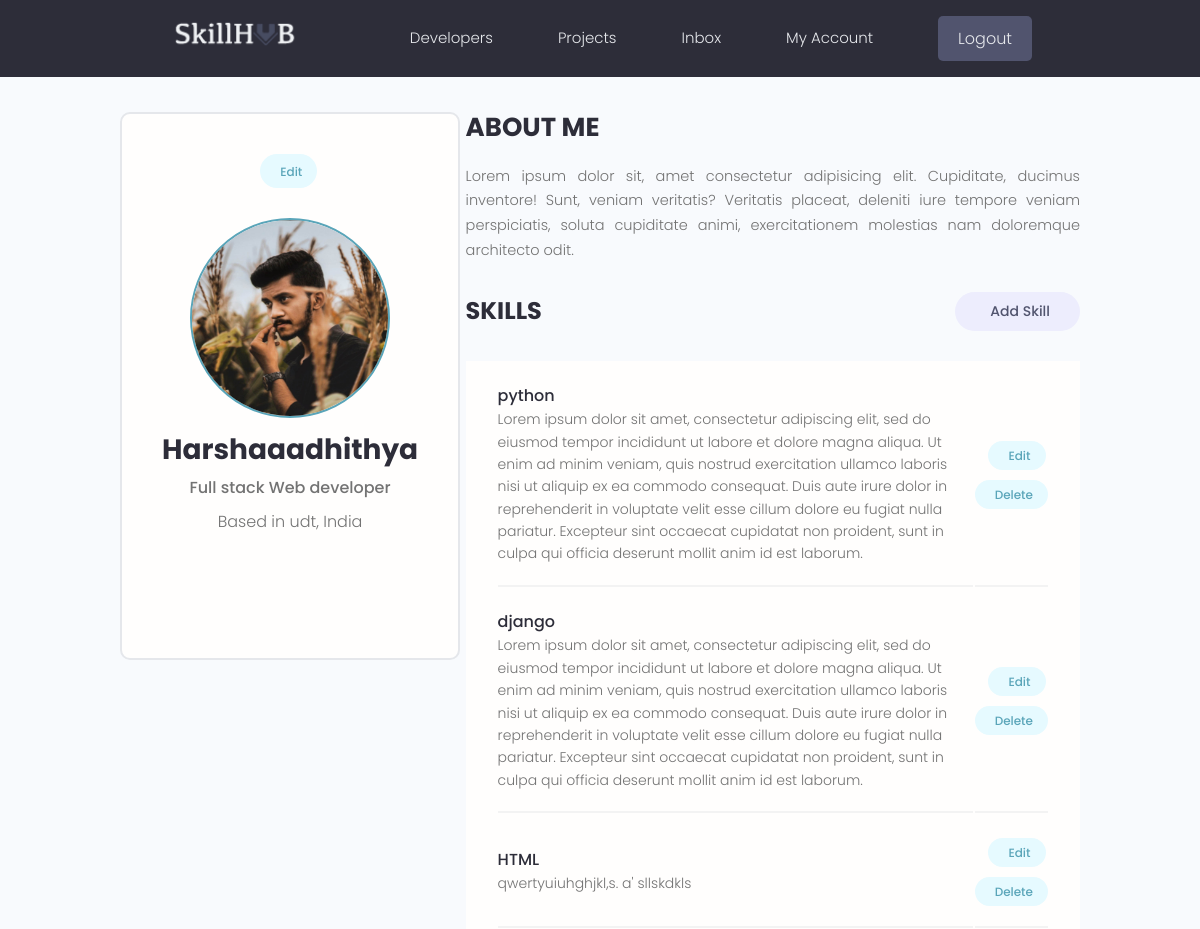
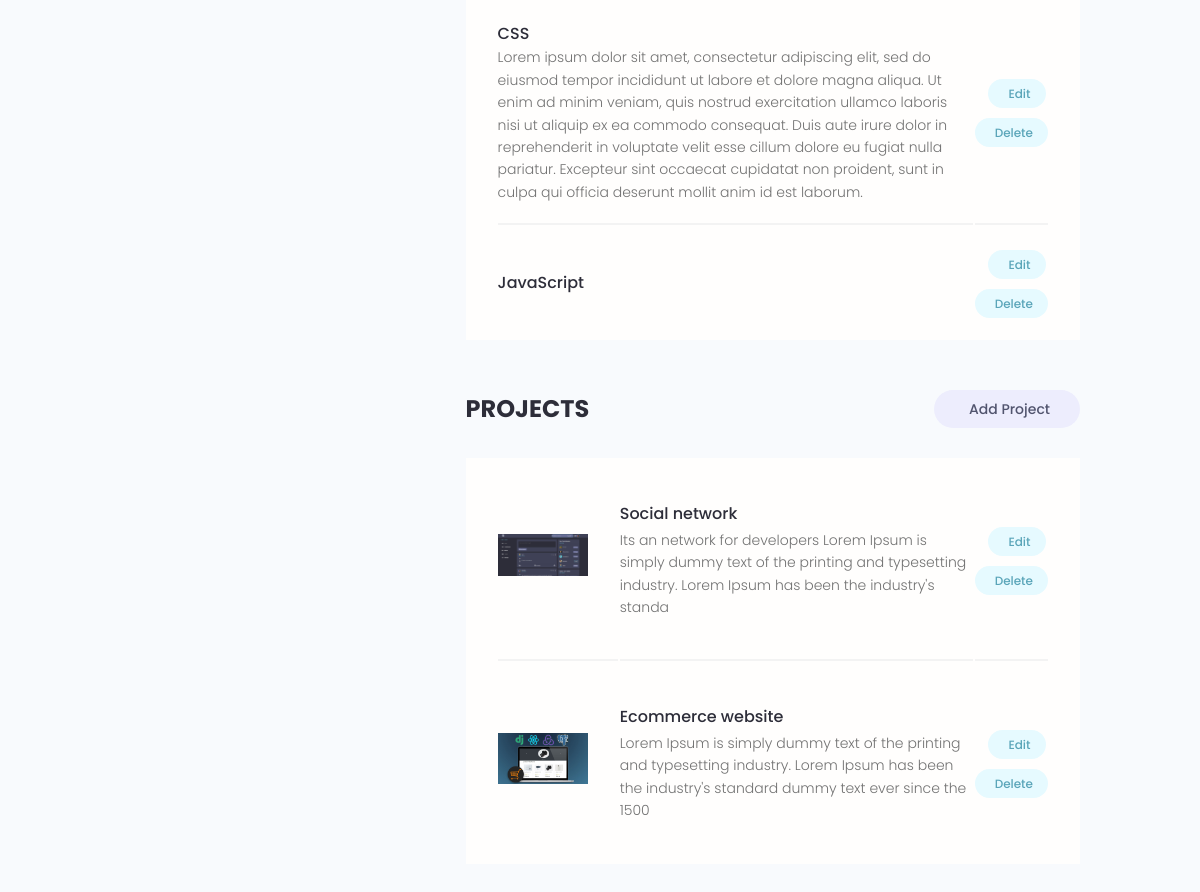
Page /my-account/ (signed in) on the committed database (2 pictures, top to bottom).
### users/models.py (models this page shows, shortened)
class Profile(models.Model):
    user=models.OneToOneField(User,on_delete=models.CASCADE,null=True,blank=True)
    name=models.CharField(max_length=200,null=True,blank=True)
    email=models.EmailField(max_length=400,null=True,blank=True)
    username=models.CharField(max_length=200,null=True,blank=True)
    location=models.CharField(max_length=200,null=True,blank=True)
    short_intro=models.CharField(max_length=200,null=True,blank=True)
    bio=models.TextField(blank=True,null=True)
    profile_image=models.ImageField(null=False,blank=False,upload_to='profiles/',default='profiles/user-default.png')
    social_github=models.CharField(max_length=200,null=True,blank=True)
    social_twitter=models.CharField(max_length=200,null=True,blank=True)
    social_linkedin=models.CharField(max_length=200,null=True,blank=True)
    social_youtube=models.CharField(max_length=200,null=True,blank=True)
    social_website=models.CharField(max_length=200,null=True,blank=True)
    created=models.DateTimeField(auto_now_add=True)
    id=models.UUIDField(default=uuid.uuid4,unique=True,primary_key=True,editable=False)
    class Meta:
        ordering=['-created']

class Skill(models.Model):
    owner=models.ForeignKey(Profile,null=True,blank=True,on_delete=models.CASCADE)
    name=models.CharField(max_length=200,null=True,blank=True)
    description=models.TextField(blank=True,null=True)
    created=models.DateTimeField(auto_now_add=True)
    id=models.UUIDField(default=uuid.uuid4,unique=True,primary_key=True,editable=False)

### projects/models.py (models this page shows, shortened)
class Project(models.Model):
    owner=models.ForeignKey(Profile,blank=True,null=True,on_delete=models.CASCADE)
    title=models.CharField(max_length=200)
    description=models.TextField(null=True,blank=True)
    featured_image=models.ImageField(null=False,blank=False,default='default.jpg')
    tags=models.ManyToManyField('Tag',blank=True)
    demo_link=models.CharField(max_length=2000,null=True,blank=True)
    source_link=models.CharField(max_length=2000,null=True,blank=True)
    vote_total=models.IntegerField(default=0,blank=True,null=True)
    vote_ratio=models.IntegerField(default=0,blank=True,null=True)
    created=models.DateTimeField(auto_now_add=True)
    id=models.UUIDField(default=uuid.uuid4,unique=True,primary_key=True,editable=False)
    class Meta:
        ordering=['-vote_ratio','-vote_total','-created']

### users/views.py (the view)
# urls.py: path('my-account/',views.my_account,name='my-account'),
@login_required(login_url='login')
def my_account(request):
    my_profile=request.user.profile
    skills=my_profile.skill_set.all()
    projects=my_profile.project_set.all()
    context={'my_profile':my_profile,'skills':skills,'projects':projects}
    return render(request,'users/account.html',context)

### users/templates/users/account.html (shortened to what this page needs)
{% extends 'main.html' %}
{% block content %}
  <main class="settingsPage profile my-md">
    <div class="container">
      <div class="layout">
        <div class="column column--1of3">
          <div class="card text-center">
            <div class="card__body dev">
              <a class="tag tag--pill tag--main settings__btn" href="{% url 'edit-account' %}"> Edit</a>
              <img class="avatar avatar--xl dev__avatar" src="{{my_profile.profile_image.url}}" />
              <h2 class="dev__name">{{my_profile.name}}</h2>
              <p class="dev__title">{{my_profile.short_intro}}</p>
              <p class="dev__location">Based in {{my_profile.location}}</p>
              <ul class="dev__social">
              </ul>
            </div>
          </div>
        </div>
        <div class="column column--2of3">
          <div class="devInfo">
            <h3 class="devInfo__title">About Me</h3>
            <p class="devInfo__about">
              {{my_profile.bio}}
            </p>
          </div>
          <div class="settings">
            <h3 class="settings__title">Skills</h3>
            <a class="tag tag--pill tag--sub settings__btn tag--lg" href="{% url 'create-skill' %}"> Add Skill</a>
          </div>
          <table class="settings__table">
            {% for skill in skills %}
              <tr>
                <td class="settings__tableInfo">
                  <h4>{{skill.name}}</h4>
                  <p>
                    {{skill.description}}
                  </p>
                </td>
                <td class="settings__tableActions">
                  <a class="tag tag--pill tag--main settings__btn" href="{% url 'update-skill' skill.id %}"> Edit</a>
                  <a class="tag tag--pill tag--main settings__btn" href="{% url 'delete-skill' skill.id %}?next=/my-account">
                    Delete</a>
                </td>
              </tr>
            {% endfor %}
          </table>
          <div class="settings">
            <h3 class="settings__title">Projects</h3>
            <a class="tag tag--pill tag--sub settings__btn tag--lg" href="{% url 'create-project' %}"> Add Project</a>
          </div>
          <table class="settings__table">
            {% for project in projects %}
              <tr>
                <td class="settings__thumbnail">
                  <a href="{% url 'project' project.id %}"><img src="{{project.featured_image.url}}" alt="Project Thumbnail" /></a>
                </td>
                <td class="settings__tableInfo">
                  <a href="{% url 'project' project.id %}">{{project.title}}</a>
                  <p>
                    {{project.description | slice:150}}
                  </p>
                </td>
                <td class="settings__tableActions">
                  <a class="tag tag--pill tag--main settings__btn" href="{% url 'update-project' project.id %}"> Edit</a>
                  <a class="tag tag--pill tag--main settings__btn" href="{% url 'delete-project' project.id %}?next=/my-account">
                    Delete</a>
                </td>
              </tr>
            {% endfor %}
          </table>
        </div>
      </div>
    </div>
  </main>
{% endblock %}

### static/styles/app.css (style rules this page uses)
:root { --color-sub: #2d2d39; }
.card { border: 2px solid var(--color-light); }
img { width: 100%; }
.profile .card > .dev { padding: 4rem; }
.dev__avatar { display: block; margin: auto; }
.dev__name { color: var(--color-sub); font-size: 2.8rem; font-weight: 700; margin-top: 1rem; margin-bottom: 0.5rem; }
.dev__title { font-size: 1.6rem; font-weight: 500; line-height: 1.3; }
.dev__location { margin-top: 1rem; }
.dev__social { margin: 3rem 0; list-style: none; display: flex; justify-content: center; gap: 1.5rem; }
.devInfo { margin-bottom: 3rem; }
.devInfo__title, .devInfo__subtitle { font-size: 2.6rem; color: var(--color-sub); text-transform: uppercase; font-weight: 700; margin-bottom: 1.5rem; }
.devInfo__about, .devSkill__info { font-size: 1.45rem; line-height: 1.7; text-align: justify; }
.settingsPage .dev > .settings__btn { display: inline-block; margin-bottom: 3rem; }
.settings { display: flex; justify-content: space-between; align-items: center; }
.settings__title { font-size: 2.4rem; text-transform: uppercase; font-weight: 700; color: var(--color-sub); }
.settings__table { margin-top: 3rem; margin-bottom: 5rem; padding: 0 3rem; background: var(--color-white); }
.settings__table tr { width: 100%; }
.settings__table tr > td { padding: 2rem 0; }
.settings__table tr:not(:last-child) td { border-bottom: 2px solid var(--color-white-light); }
.settings__thumbnail { width: 23%; min-width: 10rem; }
.settings__thumbnail img { padding-right: 3rem; height: 15rem; object-fit: contain; }
.settings__tableInfo { width: 100%; }
.settings__tableInfo h4, .settings__tableInfo a { padding-right: 1rem; width: auto; font-size: 1.6rem; font-weight: 500; color: var(--color-sub); }
.settings__tableInfo p { font-size: 1.4rem; }
.settings__tableActions { text-align: right; }

### static/uikit/styles/modules/_variables.css (style rules this page uses)
:root { --color-main: #5aa5b9; --color-main-light: #e6faff; --color-sub: #3f4156; --color-sub-light: #51546e; --color-sub-lighter: #ededfd; --color-text: #737373; --color-gray: #8b8b8b; --color-light: #e5e7eb; --color-light-gray: #767676; --color-bg: #f8fafd; --color-white: #fffefd; --color-white-light: #f3f3f3; --color-success: #359e64; --color-success-bg: #def8e8; --color-error: #fc4b0b; --color-error-bg: #fff2ee; --font-base: 'Poppins', arial, helvetica, 'Segoe UI', roboto, ubuntu, sans-serif; --font-monospace: 'Fira Code', 'Courier New', courier, monospace; --font-regular: 300; --font-medium: 500; --font-bold: 700; --generic-shadow: 1px 1px 5px #00000010; --generic-transition: all 0.3s ease-in-out; }

### static/uikit/styles/modules/_base.css (style rules this page uses)
* { margin: 0; padding: 0; box-sizing: border-box; text-rendering: optimizeLegibility; color: inherit; font-size: inherit; }
html { font-size: 50%; }
@media only screen and (min-width: 480px) { html { font-size: 56.25%; } }
@media only screen and (min-width: 1200px) { html { font-size: 62.5%; } }
body { line-height: 1.6; font-weight: 400; font-size: 1.5rem; color: var(--color-text); background-color: var(--color-bg); min-height: 100vh; }

### static/uikit/styles/modules/_typography.css (style rules this page uses)
* { font-family: var(--font-base); }
h2 { font-size: 3.6rem; font-weight: var(--font-bold); }
h3 { font-size: 3.2rem; font-weight: var(--font-medium); }
h4 { font-size: 2.8rem; font-weight: var(--font-medium); }
p, span, strong { font-size: 1.6rem; color: var(--color-text); font-weight: var(--font-regular); }
a { padding-bottom: 2px; text-decoration: none; display: inline-block; color: var(--color-main); font-weight: var(--font-medium); }

### static/uikit/styles/modules/_utilities.css (style rules this page uses)
.container { width: 92%; max-width: 165rem; margin: 0 auto; box-sizing: border-box; }
@media screen and (min-width: 1000px) { .container { width: 90%; } }
@media screen and (min-width: 1200px) { .container { width: 80%; } }
.text-center { text-align: center; }
.my-md { margin: 3rem auto; }

### static/uikit/styles/modules/_avatar.css (style rules this page uses)
.avatar { border-radius: 50%; border: 2px solid var(--color-main); object-fit: cover; }
.avatar--xl { height: 20rem; width: 20rem; }

### static/uikit/styles/modules/_card.css (style rules this page uses)
.card { border-radius: 1rem; background-color: var(--color-white); border: 1.5px solid var(--color-light); width: auto; height: auto; margin-top: 0.5rem; margin-bottom: 0.5rem; overflow: hidden; }
.card__body, .card__header { padding: 2rem 2.5rem; }

### static/uikit/styles/modules/_layout.css (style rules this page uses)
.layout { display: flex; flex-flow: row wrap; justify-content: space-between; }
.layout > .column { margin-bottom: 3rem; }
.layout > .column.column--1of3 { flex-basis: 30%; }
.layout > .column.column--2of3 { flex-basis: 64%; }

### rows in the picture
Profile: profile_image (picture), name "Harshaaadhithya", short_intro "Full stack Web developer", location "udt, India", bio "Lorem ipsum dolor sit, amet consectetur adipisicing elit. Cupiditate, ducimus inventore! Sunt, veniam veritatis? Veritatis placeat, deleniti iure tempore veniam perspiciatis, soluta cupiditate animi, exercitationem molestias nam doloremque architecto odit."
Skill: name "python", description "Lorem ipsum dolor sit amet, consectetur adipiscing elit, sed do eiusmod tempor incididunt ut labore et dolore magna aliqua. Ut enim ad minim veniam, quis nostrud exercitation ullamco laboris nisi ut aliquip ex ea commodo consequat. Duis aute irure dolor in reprehenderit in voluptate velit esse cillum dolore eu fugiat nulla pariatur. Excepteur sint occaecat cupidatat non proident, sunt in culpa qui officia deserunt mollit anim id est laborum."
Skill: name "django", description "Lorem ipsum dolor sit amet, consectetur adipiscing elit, sed do eiusmod tempor incididunt ut labore et dolore magna aliqua. Ut enim ad minim veniam, quis nostrud exercitation ullamco laboris nisi ut aliquip ex ea commodo consequat. Duis aute irure dolor in reprehenderit in voluptate velit esse cillum dolore eu fugiat nulla pariatur. Excepteur sint occaecat cupidatat non proident, sunt in culpa qui officia deserunt mollit anim id est laborum."
Skill: name "HTML", description "qwertyuiuhghjkl,s. a' sllskdkls"
Skill: name "CSS", description "Lorem ipsum dolor sit amet, consectetur adipiscing elit, sed do eiusmod tempor incididunt ut labore et dolore magna aliqua. Ut enim ad minim veniam, quis nostrud exercitation ullamco laboris nisi ut aliquip ex ea commodo consequat. Duis aute irure dolor in reprehenderit in voluptate velit esse cillum dolore eu fugiat nulla pariatur. Excepteur sint occaecat cupidatat non proident, sunt in culpa qui officia deserunt mollit anim id est laborum."
Skill: name "JavaScript"
Project: featured_image (picture), title "Social network", description "Its an network for developers Lorem Ipsum is simply dummy text of the printing and typesetting industry. Lorem Ipsum has been the industry's standa"
Project: featured_image (picture), title "Ecommerce website", description "Lorem Ipsum is simply dummy text of the printing and typesetting industry. Lorem Ipsum has been the industry's standard dummy text ever since the 1500"
